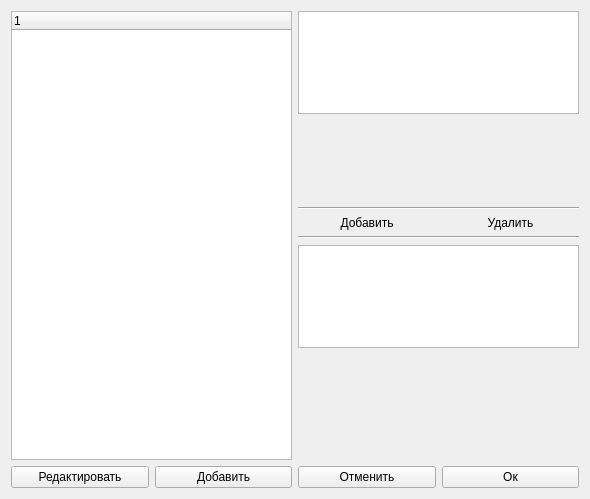
<?xml version="1.0" encoding="UTF-8"?>
<ui version="4.0">
 <class>Menupage</class>
 <widget class="QWidget" name="Menupage">
  <property name="geometry">
   <rect>
    <x>0</x>
    <y>0</y>
    <width>590</width>
    <height>499</height>
   </rect>
  </property>
  <property name="windowTitle">
   <string>Form</string>
  </property>
  <layout class="QVBoxLayout" name="verticalLayout_2">
   <item>
    <layout class="QHBoxLayout" name="horizontalLayout_3">
     <item>
      <widget class="QTreeWidget" name="Table"/>
     </item>
     <item>
      <layout class="QVBoxLayout" name="verticalLayout">
       <item>
        <widget class="QListWidget" name="addWidget"/>
       </item>
       <item>
        <spacer name="verticalSpacer">
         <property name="orientation">
          <enum>Qt::Vertical</enum>
         </property>
         <property name="sizeHint" stdset="0">
          <size>
           <width>20</width>
           <height>175</height>
          </size>
         </property>
        </spacer>
       </item>
       <item>
        <widget class="Line" name="line">
         <property name="orientation">
          <enum>Qt::Horizontal</enum>
         </property>
        </widget>
       </item>
       <item>
        <layout class="QHBoxLayout" name="horizontalLayout_2">
         <item>
          <widget class="QPushButton" name="additempb">
           <property name="styleSheet">
            <string notr="true">border:none
</string>
           </property>
           <property name="text">
            <string>Добавить</string>
           </property>
          </widget>
         </item>
         <item>
          <widget class="QPushButton" name="deleteitempb">
           <property name="styleSheet">
            <string notr="true">border:none</string>
           </property>
           <property name="text">
            <string>Удалить</string>
           </property>
          </widget>
         </item>
        </layout>
       </item>
       <item>
        <widget class="Line" name="line_2">
         <property name="orientation">
          <enum>Qt::Horizontal</enum>
         </property>
        </widget>
       </item>
       <item>
        <widget class="QListWidget" name="delWidget"/>
       </item>
       <item>
        <spacer name="verticalSpacer_2">
         <property name="orientation">
          <enum>Qt::Vertical</enum>
         </property>
         <property name="sizeHint" stdset="0">
          <size>
           <width>20</width>
           <height>200</height>
          </size>
         </property>
        </spacer>
       </item>
      </layout>
     </item>
    </layout>
   </item>
   <item>
    <layout class="QHBoxLayout" name="horizontalLayout">
     <item>
      <widget class="QPushButton" name="editPB">
       <property name="text">
        <string>Редактировать</string>
       </property>
      </widget>
     </item>
     <item>
      <widget class="QPushButton" name="addRowPB">
       <property name="minimumSize">
        <size>
         <width>80</width>
         <height>0</height>
        </size>
       </property>
       <property name="text">
        <string>Добавить</string>
       </property>
      </widget>
     </item>
     <item>
      <widget class="QPushButton" name="CancelPB">
       <property name="text">
        <string>Отменить</string>
       </property>
      </widget>
     </item>
     <item>
      <widget class="QPushButton" name="OkPB">
       <property name="minimumSize">
        <size>
         <width>80</width>
         <height>0</height>
        </size>
       </property>
       <property name="text">
        <string>Ок</string>
       </property>
      </widget>
     </item>
    </layout>
   </item>
  </layout>
 </widget>
 <resources/>
 <connections/>
</ui>
